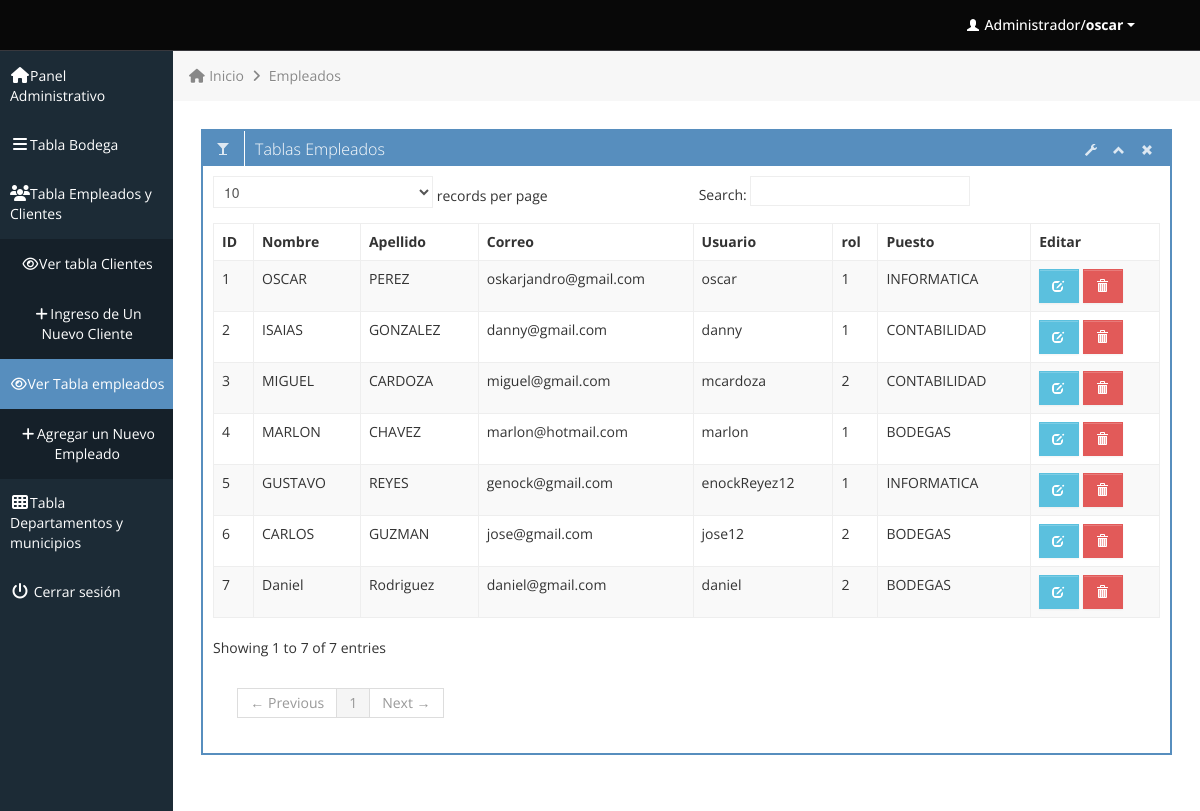
Page /empleados.php (signed in) on the committed database.
### tables this page shows
CREATE TABLE `empleados` (
  `codigoEmpleado` int(11) NOT NULL,
  `primerNombre` varchar(50) NOT NULL,
  `segundoNombre` varchar(50) NOT NULL,
  `primerApellido` varchar(50) NOT NULL,
  `segundoApellido` varchar(50) NOT NULL,
  `telefono` varchar(20) NOT NULL,
  `fechaNacimiento` date NOT NULL,
  `fechaContrato` datetime NOT NULL,
  `genero` varchar(10) NOT NULL,
  `salario` decimal(10,2) NOT NULL,
  `user` varchar(40) NOT NULL,
  `password` varchar(200) NOT NULL,
  `email` varchar(50) NOT NULL,
  `rol` int(11) NOT NULL,
  `fecha` datetime NOT NULL,
  `codigoPuesto` int(11) DEFAULT NULL,
  `idDepartamento` int(11) DEFAULT NULL,
  `idMunicipio` int(11) DEFAULT NULL
);

CREATE TABLE `puestos` (
  `codigoPuesto` int(11) NOT NULL,
  `cargoLaboral` varchar(20) NOT NULL
);

### empleados.php (the view, shortened to what this page needs)
<div class="row-fluid sortable">
	<div class="box span12">
		<div class="box-header" data-original-title>
			<h2><i class="halflings-icon white "></i><span class="break"></span>Tablas Empleados</h2>
			<div class="box-icon">
				<a href="#" class="btn-setting"><i class="halflings-icon white wrench"></i></a>
				<a href="#" class="btn-minimize"><i class="halflings-icon white chevron-up"></i></a>
				<a href="#" class="btn-close"><i class="halflings-icon white remove"></i></a>
			</div>
		</div>
		<div class="box-content">
			<table class="table table-striped table-bordered bootstrap-datatable datatable">
			  <thead>
				  <tr>
					  <th>ID</th>
					  <th>Nombre</th>
					  <th>Apellido</th>
					   <th>Correo</th>
					  <th>Usuario</th>
					  <th>rol</th>
					  <th>Puesto</th>
					   <th>Editar</th>
				  </tr>
			  </thead>
			  <tbody>
				<?php
					$sql = "SELECT e.codigoEmpleado, e.primerNombre, e.primerApellido, e.email, e.user, e.rol, p.cargoLaboral from empleados e, puestos p where e.codigoPuesto = p.codigoPuesto";
					$result=mysql_query($sql);
				while ($row=mysql_fetch_array($result))
				{ ?>
				<tr>
					<td><?php echo $row['codigoEmpleado']; ?></td>
					<td><?php echo $row['primerNombre']; ?></td>
					<td><?php echo $row['primerApellido']; ?></td>
					<td><?php echo $row['email']; ?></td>
					<td><?php echo $row['user']; ?></td>
					<td><?php echo $row['rol']; ?></td>
					<td><?php echo $row['cargoLaboral']; ?></td>
					<td class="center">
						<a class="btn btn-info" href="editarEmpleados.php?empID=<?php echo $row['codigoEmpleado']; ?>">
							<i class="halflings-icon white edit"></i>
						</a>
						<a class="btn btn-danger" onclick="return confirmDel()" href="deleteEmpleados.php?delEID=<?php echo $row['codigoEmpleado'];?>">
							<i class="halflings-icon white trash"></i>
						</a>
					</td>
				</tr>
				<?php
				   }
				?>
			  </tbody>
		  </table>
		</div>
	</div>
</div>

### css/style.css (style rules this page uses)
body { background: #F5F5F5; color: #333; border: none; font-family: 'Open Sans', sans-serif; font-weight: 400; }
a { color: #646464; }
h2 { font-size: 16px; line-height: 16px; }
.box { border: 2px solid #578EBE; background: #fff !important; margin-bottom: 28px; }
.box-header { height: 16px; font-size: 16px; line-height: 16px; padding: 10px; background: #578EBE; -webkit-box-shadow: none; -moz-box-shadow: none; box-shadow: none; overflow: hidden; }
.box-header h2 { float:left; margin-top: 0px; font-weight: 300; }
.box-header .box-icon, .box-header h2 { color:#fff; }
.box-header h2 i { margin: 0px 3px 0px 4px; opacity: .8; filter: alpha(opacity=80); -ms-filter:"progid:DXImageTransform.Microsoft.Alpha(Opacity=80)"; }
.box-header .box-icon { float:right; margin-top: 1px; }
.box-header .box-icon i { -webkit-transition: all 0.1s ease-in-out; -moz-transition: all 0.1s ease-in-out; -o-transition: all 0.1s ease-in-out; -ms-transition: all 0.1s ease-in-out; transition: all 0.1s ease-in-out; opacity: .8; filter: alpha(opacity=80); -ms-filter:"progid:DXImageTransform.Microsoft.Alpha(Opacity=80)"; }
.box-header .box-icon a { margin: 0px 5px; }
.box-content { position: relative; z-index: 50; margin-top: -1px; padding: 10px; background: #fff !important; }
.btn { display: inline-block; padding: 6px 12px; margin-bottom: 0; font-size: 14px; font-weight: 500; line-height: 20px; text-align: center; white-space: nowrap; vertical-align: middle; cursor: pointer; border: 1px solid #a7a9aa; -webkit-border-radius: 0px !important; border-radius: 0px !important; }
.btn i { margin-top: 2px; }
.btn { color: #ffffff; background-color: #a7a9aa; border-color: #a7a9aa; background-image: none; filter: none; text-shadow: none; }
.btn-danger { background-color: #E25A59; border-color: #E25A59; }
.btn-info { background-color: #5bc0de; border-color: #5bc0de; }
.table th, .table td { border-top: 1px solid #eee; }
.table-bordered { border-color: #eee; -webkit-border-radius: 0px !important; -moz-border-radius: 0px !important; border-radius: 0px !important; }
.table-bordered th, .table-bordered td { border-left: 1px solid #eee; }
.table-bordered thead:first-child tr:first-child > th:first-child, .table-bordered tbody:first-child tr:first-child > td:first-child, .table-bordered tbody:first-child tr:first-child > th:first-child { -webkit-border-radius: 0px !important; -moz-border-radius: 0px !important; border-radius: 0px !important; }
.table-bordered thead:first-child tr:first-child > th:last-child, .table-bordered tbody:first-child tr:first-child > td:last-child, .table-bordered tbody:first-child tr:first-child > th:last-child { -webkit-border-radius: 0px !important; -moz-border-radius: 0px !important; border-radius: 0px !important; }
.table-bordered thead:last-child tr:last-child > th:first-child, .table-bordered tbody:last-child tr:last-child > td:first-child, .table-bordered tbody:last-child tr:last-child > th:first-child, .table-bordered tfoot:last-child tr:last-child > td:first-child, .table-bordered tfoot:last-child tr:last-child > th:first-child { -webkit-border-radius: 0px !important; -moz-border-radius: 0px !important; border-radius: 0px !important; }
.table-bordered thead:last-child tr:last-child > th:last-child, .table-bordered tbody:last-child tr:last-child > td:last-child, .table-bordered tbody:last-child tr:last-child > th:last-child, .table-bordered tfoot:last-child tr:last-child > td:last-child, .table-bordered tfoot:last-child tr:last-child > th:last-child { -webkit-border-radius: 0px !important; -moz-border-radius: 0px !important; border-radius: 0px !important; }

### css/halflings.css (style rules this page uses)
html, html .halflings { -webkit-font-smoothing: antialiased !important; }
.halflings-icon { display: inline-block; width: 14px; height: 14px; line-height: 14px; vertical-align: text-top; background-image: url(../img/glyphicons_halflings.svg); background-position: 0 0; background-repeat: no-repeat; vertical-align: top; *display: inline; *zoom: 1; *margin-right: .3em; }
.halflings-icon.white { background-image: url(../img/glyphicons_halflings-white.svg); }
.halflings-icon.remove { background-position: -312px 0; }
.halflings-icon.trash { background-position: -456px 0; }
.halflings-icon.edit { background-position: -96px -72px; }
.halflings-icon.chevron-up { background-position: -288px -120px; }
.halflings-icon.wrench { background-position: -360px -144px; }

### rows in the picture
empleados: codigoEmpleado "1", primerNombre "OSCAR", primerApellido "PEREZ", email "oskarjandro@gmail.com", user "oscar", rol "1", codigoPuesto.cargoLaboral "INFORMATICA"
empleados: codigoEmpleado "2", primerNombre "ISAIAS", primerApellido "GONZALEZ", email "danny@gmail.com", user "danny", rol "1", codigoPuesto.cargoLaboral "CONTABILIDAD"
empleados: codigoEmpleado "3", primerNombre "MIGUEL", primerApellido "CARDOZA", email "miguel@gmail.com", user "mcardoza", rol "2", codigoPuesto.cargoLaboral "CONTABILIDAD"
empleados: codigoEmpleado "4", primerNombre "MARLON", primerApellido "CHAVEZ", email "marlon@hotmail.com", user "marlon", rol "1", codigoPuesto.cargoLaboral "BODEGAS"
empleados: codigoEmpleado "5", primerNombre "GUSTAVO", primerApellido "REYES", email "genock@gmail.com", user "enockReyez12", rol "1", codigoPuesto.cargoLaboral "INFORMATICA"
empleados: codigoEmpleado "6", primerNombre "CARLOS", primerApellido "GUZMAN", email "jose@gmail.com", user "jose12", rol "2", codigoPuesto.cargoLaboral "BODEGAS"
empleados: codigoEmpleado "7", primerNombre "Daniel", primerApellido "Rodriguez", email "daniel@gmail.com", user "daniel", rol "2", codigoPuesto.cargoLaboral "BODEGAS"

### other values in the picture
$_SESSION['user'] "oscar"
